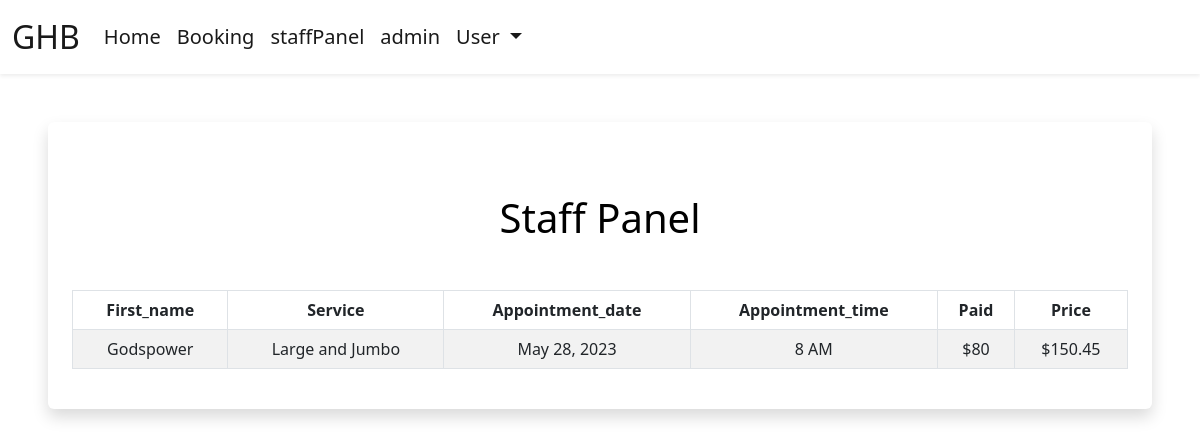
The app's page /staff-panel (signed in), older data.
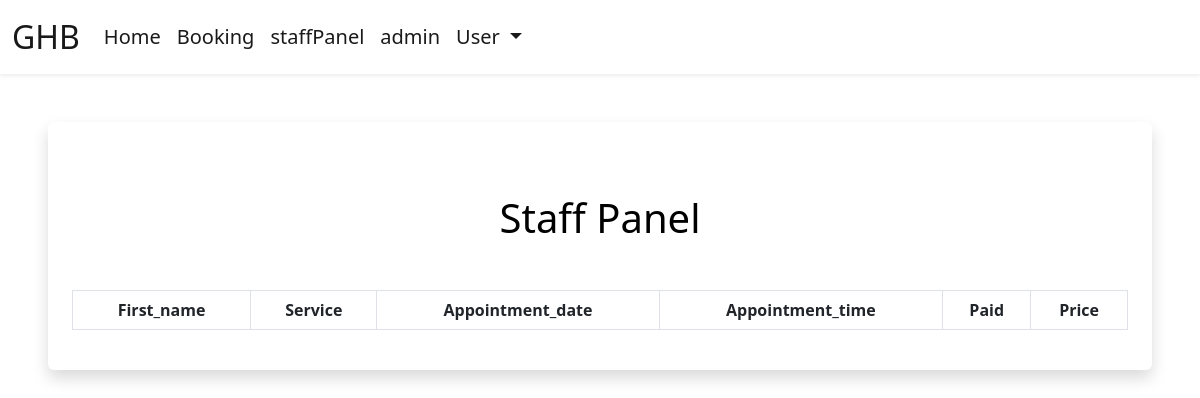
The same page, newer data.
### book/models.py (models this page shows, shortened)
class Appointment(models.Model):
    user = models.ForeignKey(User, on_delete=models.CASCADE, null=True, blank=True)
    name = models.CharField(max_length=225, blank=True, null=True)
    service = models.CharField(max_length=50)
    day = models.DateField(default=datetime.now)
    time = models.CharField(max_length=10, choices=TIME_CHOICES, default="8 AM")
    deposit = models.IntegerField(null=True)
    price = models.DecimalField(max_digits=5, decimal_places=2, blank=True, null=True)
    time_ordered = models.DateTimeField(default=datetime.now)
    update_count = models.IntegerField(default=0, null=False)

### book/views.py (the view)
# urls.py: path('staff-panel', views.staffPanel, name='staffPanel'),
def staffPanel(request):
    today = datetime.today()
    minDate = today.strftime('%Y-%m-%d')
    deltatime = today + timedelta(days=21)
    strdeltatime = deltatime.strftime('%Y-%m-%d')
    maxDate = strdeltatime
    items = Appointment.objects.filter(day__range=[minDate, maxDate]).order_by('day', 'time')
    return render(request, 'staffPanel.html', {
        'items':items,
    })

### templates/staffPanel.html (shortened to what this page needs)
{% extends 'layout.html' %}
{% load static %}
{% block body %}
{% if user.is_authenticated and user.is_staff %}
<div class="shadow p-4 mb-5 bg-body bg-body rounded text-black  m-5 ">
    <h1 class="text-center mt-5 mb-5">Staff Panel</h1>
    <div class="table-responsive">
      <table class="table table-bordered table-striped table-hover mx-auto">
          <thead>
            <tr>
              <th class="text-center" scope="col">First_name</th>
              <th class="text-center" scope="col">Service</th>
              <th class="text-center" scope="col">Appointment_date</th>
              <th class="text-center" scope="col">Appointment_time</th>
              <th class="text-center" scope="col">Paid</th>
              <th class="text-center" scope="col">Price</th>
            </tr>
          </thead>
          <tbody id="myTable">
              {% for item in items %}
            <tr>
              <td class="text-center">{{item.user.first_name}}</td>
              <td class="text-center">{{item.service}}</td>
              <td class="text-center">{{item.day}}</td>
              <td class="text-center">{{item.time}}</td>
              <td class="text-center">${{item.deposit}}</td>
              <td class="text-center">${{item.price}}</td>
            </tr>
              {% endfor %}
          </tbody>
        </table>
      </div>
</div>
{% else %}
<div class="shadow p-4 mb-5 bg-body bg-body rounded text-black  m-5">
  <h1 class="p-2  me-3">Oops!! For staffs only</h1>
  <a style="background-color: teal; color: #fff; font-family: Trebuchet MS;" href="{% url 'index' %}" class="btn btn-primary text-white">Back to Home</a>
</div>
{% endif %}
{% endblock %}

### templates/layout.html (shortened to what this page needs)
{% load static %}
<!doctype html>
<html lang="en">
  <head>
    <link href="https://cdn.jsdelivr.net/npm/bootstrap@5.2.1/dist/css/bootstrap.min.css" rel="stylesheet">
    <link rel="stylesheet" href="https://use.fontawesome.com/releases/v5.15.2/css/all.css">
    <link href="https://cdnjs.cloudfare.com/ajax/libs/font-awesome/5.15.3/css/all.min.css" rel="stylesheet">
  </head>
  <body>
    <header>
        <nav class="navbar bg-white navbar-white navbar-expand-lg shadow-sm">
            <div class="container-fluid">
                <a class="navbar-brand  cHover cGreen fs-2" href="{% url 'index' %}">
                    GHB
                </a>
                <div class="collapse navbar-collapse" id="navbarSupportedContent">
                    {% if user.is_authenticated and user.is_staff %}
                    <ul class="navbar-nav mb-2 mb-lg-0  fs-5">
                        <li class="nav-item">
                            <a class="nav-link active cHover" aria-current="page" href="{% url 'index' %}">Home</a>
                        </li>
                        <li class="nav-item">
                            <a class="nav-link active cHover" href="{% url 'booking' %}">Booking</a>
                        </li>
                        <li class="nav-item">
                            <a class="nav-link active cHover" href="{% url 'staffPanel' %}">staffPanel</a>
                        </li>
                        <li class="nav-item">
                            <a class="nav-link active cHover" href="/GHB/">admin</a>
                        </li>
                        <li class="nav-item dropdown me-3 fs-5">
                            <a class="nav-link active dropdown-toggle cHover" href="#" role="button" data-bs-toggle="dropdown" aria-expanded="false">
                              User
                            </a>
                        </li>
                    </ul>
                    {% endif %}
                </div>
            </div>
        </nav>
    </header>
    {% block body %}
    {% endblock %}
  </body>
</html>

Row changes from the older to the newer data that the page shows:
removed Appointment: user.first_name "Godspower", service "Large and Jumbo", day "May 28, 2023", time "8 AM", deposit "80", price "150.45"
